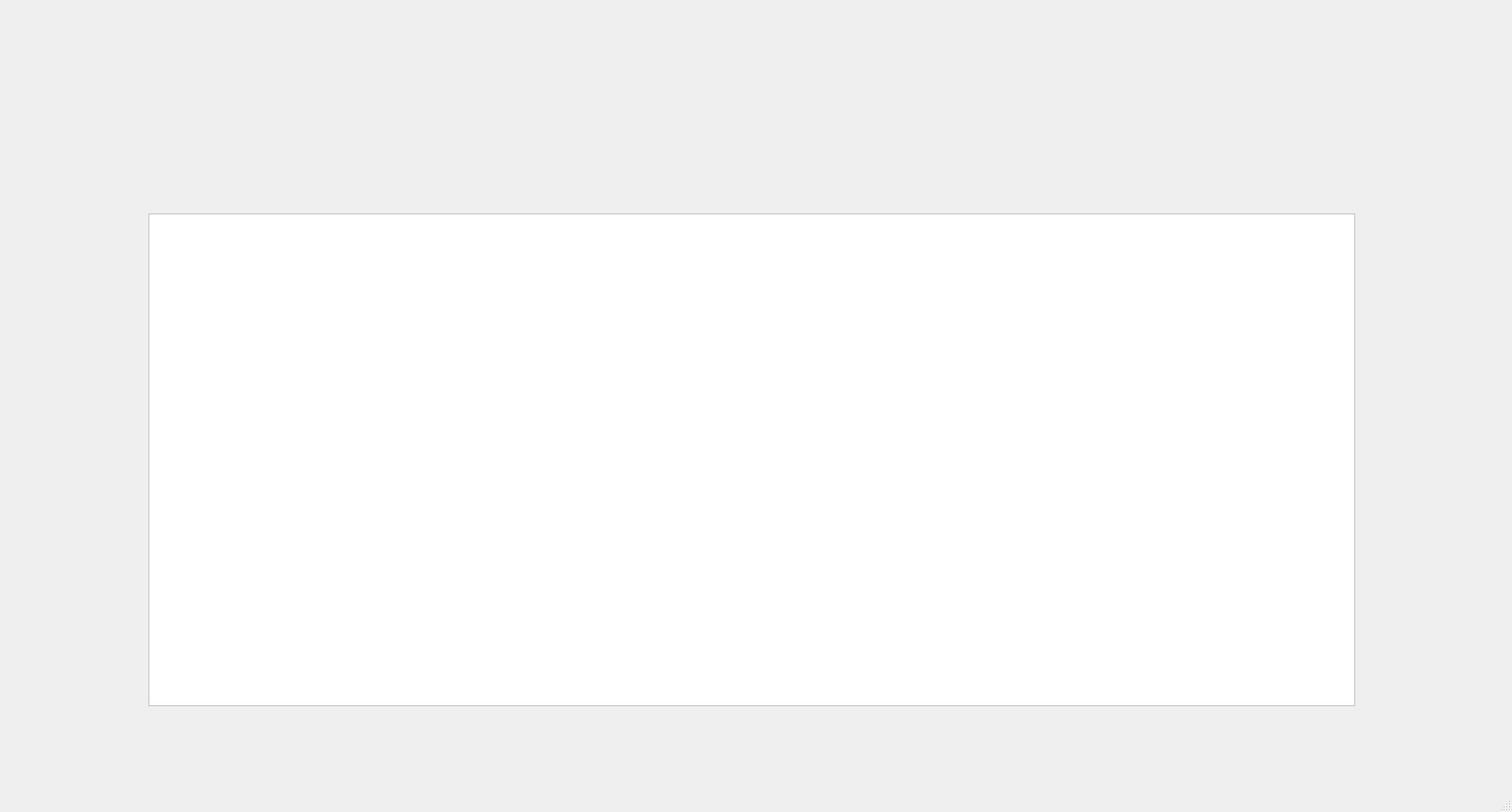
<?xml version="1.0" encoding="UTF-8"?>
<ui version="4.0">
 <class>TopSach</class>
 <widget class="QMainWindow" name="TopSach">
  <property name="geometry">
   <rect>
    <x>0</x>
    <y>0</y>
    <width>1630</width>
    <height>875</height>
   </rect>
  </property>
  <property name="windowTitle">
   <string>SÁCH ƯA THÍCH</string>
  </property>
  <widget class="QWidget" name="centralwidget">
   <widget class="QTableView" name="tableTop10Book">
    <property name="geometry">
     <rect>
      <x>160</x>
      <y>230</y>
      <width>1301</width>
      <height>531</height>
     </rect>
    </property>
    <property name="font">
     <font>
      <family>Segoe UI</family>
      <pointsize>12</pointsize>
      <italic>false</italic>
      <bold>false</bold>
     </font>
    </property>
    <property name="styleSheet">
     <string notr="true">background-color: rgb(255, 255, 255);
font: 700 9pt &quot;Segoe UI&quot;;
font: 12pt &quot;Segoe UI&quot;;</string>
    </property>
    <property name="sortingEnabled">
     <bool>false</bool>
    </property>
   </widget>
   <widget class="QLabel" name="label">
    <property name="geometry">
     <rect>
      <x>-20</x>
      <y>0</y>
      <width>1651</width>
      <height>851</height>
     </rect>
    </property>
    <property name="styleSheet">
     <string notr="true">border-image: url(:/bgimage/top10.jpg);</string>
    </property>
    <property name="text">
     <string/>
    </property>
   </widget>
   <widget class="QLabel" name="label_2">
    <property name="geometry">
     <rect>
      <x>750</x>
      <y>140</y>
      <width>151</width>
      <height>91</height>
     </rect>
    </property>
    <property name="styleSheet">
     <string notr="true">border-image: url(:/bgimage/top10book.jpg);</string>
    </property>
    <property name="text">
     <string/>
    </property>
   </widget>
   <zorder>label</zorder>
   <zorder>tableTop10Book</zorder>
   <zorder>label_2</zorder>
  </widget>
  <widget class="QStatusBar" name="statusbar"/>
 </widget>
 <resources/>
 <connections/>
</ui>
